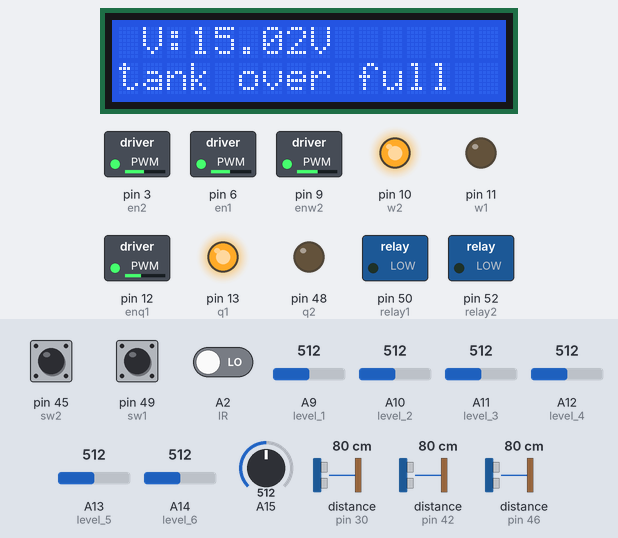
Bench run of a sketch on a simulated Arduino Mega 2560, built with avr-gcc and run on an emulated ATmega2560. Shown: 16×2 character LCD, switched loads named in the sketch (green lamp = pin HIGH), output pins drawn as LEDs (lit = HIGH). Wiring (inferred from the names in the program): 3 × ultrasonic range finder: trigger pin 28, echo pin 30 / trigger pin 40, echo pin 42 / trigger pin 44, echo pin 46. Inputs (shaded band) come from the test bench; at power-on: A14 (level_6) = 512, A9 (level_1) = 512, A15 = 512, pin 45 (sw2) LOW, pin 49 (sw1) LOW, A2 (IR) LOW, A10 (level_2) = 512, A11 (level_3) = 512, A12 (level_4) = 512, A13 (level_5) = 512, distance to the obstacle (sensors on pin 30, pin 42, pin 46) 80 cm. The echo pulse lasts 58.3 µs per cm; pins used as bus, display or sensor lines are not drawn; what the sketch prints to the serial monitor is not drawn.

Above: at 1.2 s.
1.3 s: A14 (level_6) set to 30
At 3.3 s:
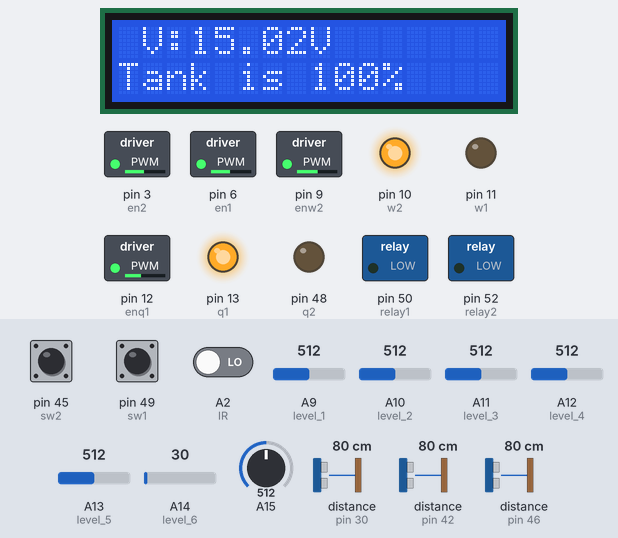
4.3 s: A9 (level_1) set to 109
5.8 s: A9 (level_1) set to 90
At 7.0 s:
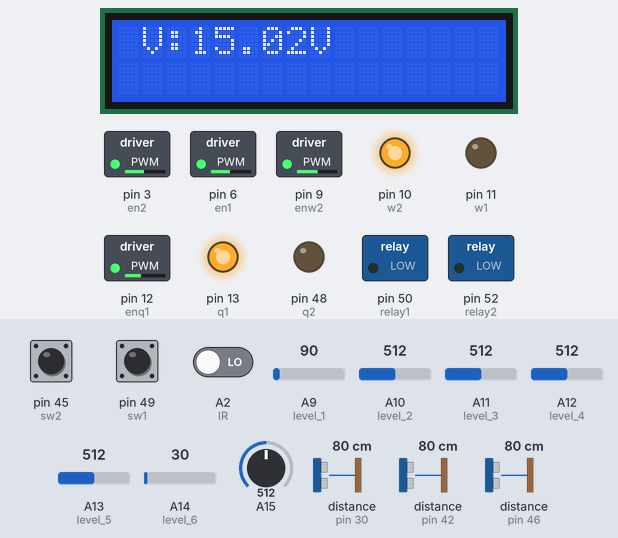
8.8 s: A15 set to 30
At 9.9 s:
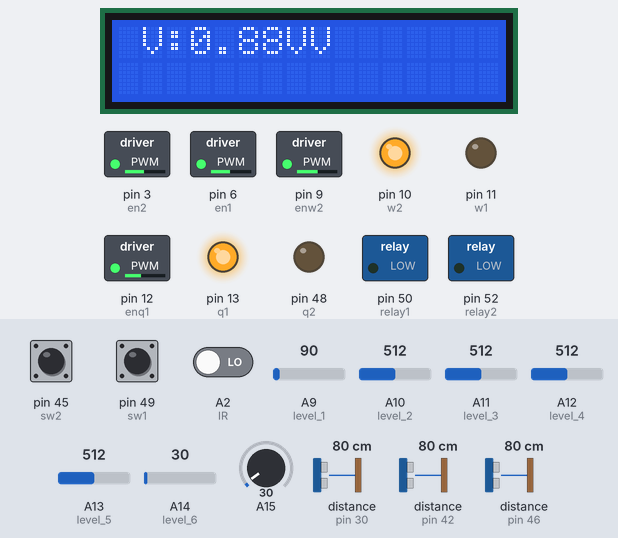
11.8 s: pin 45 (sw2) pulled HIGH for 1 s
At 13.7 s:
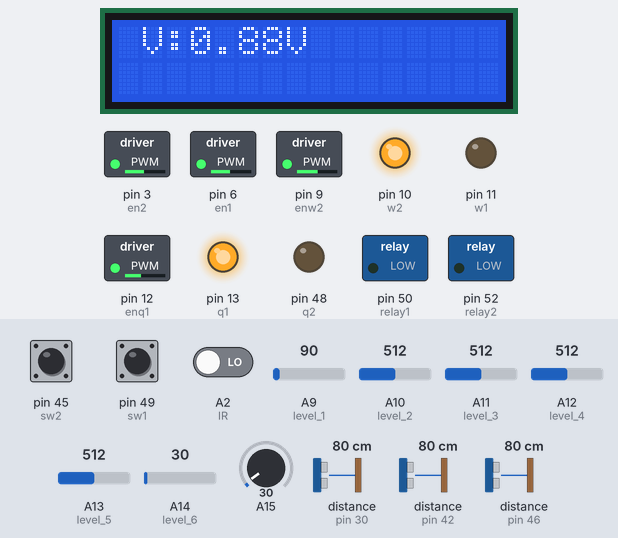
14.3 s: pin 49 (sw1) pulled HIGH for 0.15 s
At 14.49 s:
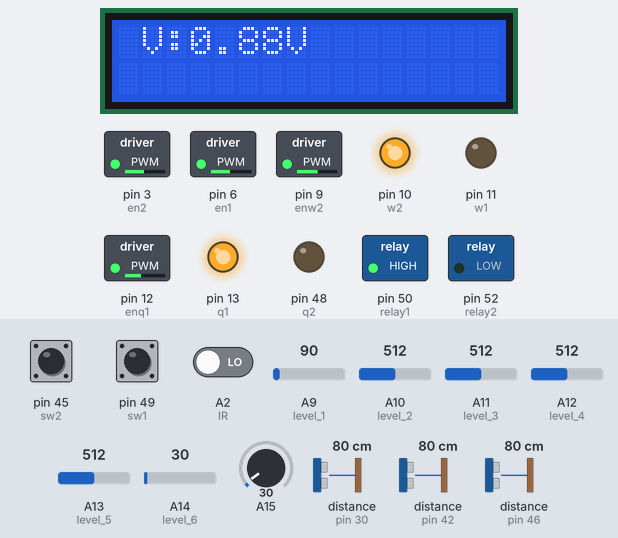
Timing chart, 0 to 17.0 s (numbered marks = the images above; inputs shaded):
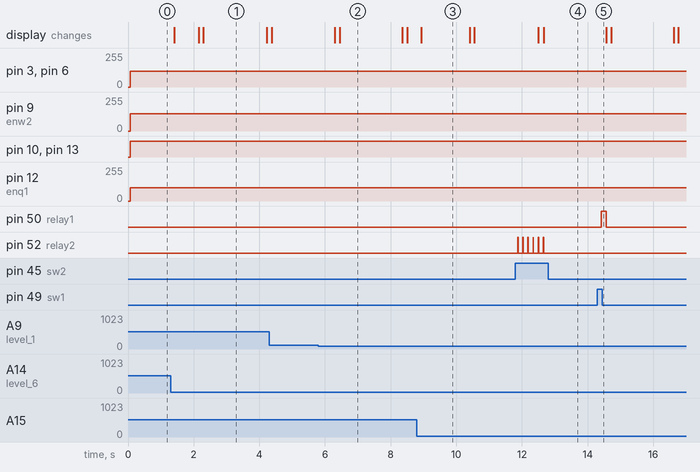

The sketch:

code_1.ino
```cpp
//LCD
#include <LiquidCrystal.h>
LiquidCrystal lcd(23, 25, 27, 29, 31, 33, 35, 37, 39, 41);

// VOLT
float Amp, Pw, Voltres, Voltin;

//WATER
int level_1   = A9;
int level_2   = A10;
int level_3   = A11;
int level_4   = A12;
int level_5   = A13;
int level_6   = A14;
int a;
int b;
int c;
int d;
int e;
int s;
int z = 100;

// RELAY 1 & 2
int relay1 = 50;
int sw1    = 49;
int relay2 = 52;
int sw2    = 45;

int Y1 ;
int Y2 ;
int A = 0;
int Y;

// MOTOR
int r1 = 7;
int r2 = 8;
int R1 = 5;
int R2 = 4;
int en1 = 6;
int en2 = 3;

// MOTOR 2
int q1 = 13;
int q2 = 48;
int w1 = 11;
int w2 = 10;
int enq1 = 12;
int enw2 = 9;

//IR
int IR = A2 ;
int reading;

// ULTRASONIC
int trig1  = 44;
int echo1  = 46;
float duration1;
int distance1;
float ultrasonic1()
{
  digitalWrite(trig1, LOW);
  digitalWrite(trig1, HIGH);
  digitalWrite(trig1, LOW);
  duration1 = pulseIn(echo1, HIGH);
  distance1 = 0.034 * duration1 / 2;
}
int trig2  = 40;
int echo2  = 42;
float duration2;
int distance2;
float ultrasonic2()
{
  digitalWrite(trig2, LOW);
  digitalWrite(trig2, HIGH);
  digitalWrite(trig2, LOW);
  duration2 = pulseIn(echo2, HIGH);
  distance2 = 0.034 * duration2 / 2;
}

int trig3  = 28; //اليمين
int echo3  = 30;
float duration3;
int distance3;
float ultrasonic3()
{
  digitalWrite(trig3, LOW);
  digitalWrite(trig3, HIGH);
  digitalWrite(trig3, LOW);
  duration3 = pulseIn(echo3, HIGH);
  distance3 = 0.034 * duration3 / 2;
}

// Motion
void straight()
{
  digitalWrite(r1, 0);
  digitalWrite(r2, en1);
  digitalWrite(R1, 0);
  digitalWrite(R2, en2);
}
void right()
{
  digitalWrite(r1, 0);
  digitalWrite(r2, 0);
  digitalWrite(R1, 0);
  digitalWrite(R2, en2 );
}
void left()
{
  digitalWrite(r1, 0);
  digitalWrite(r2, en1);
  digitalWrite(R1, 0);
  digitalWrite(R2, 0 );
}
void Back()
{
  digitalWrite(r1, en1);
  digitalWrite(r2, 0);
  digitalWrite(R1, en2);
  digitalWrite(R2, 0);
}

// delay
unsigned long perviosTime = 0  ;
unsigned long gerviosTime = 2000  ;

void setup() {

  pinMode(echo1, INPUT);
  pinMode(trig1, OUTPUT);
  pinMode(echo2, INPUT);
  pinMode(trig2, OUTPUT);
  pinMode(echo3, INPUT);
  pinMode(trig3, OUTPUT);

  pinMode(r1,   OUTPUT);
  pinMode(r2,   OUTPUT);
  pinMode(R1,   OUTPUT);
  pinMode(R2,   OUTPUT);
  pinMode(en1, OUTPUT);
  pinMode(en2, OUTPUT);

  pinMode(q1,   OUTPUT);
  pinMode(q2,   OUTPUT);
  pinMode(w1,   OUTPUT);
  pinMode(w2,   OUTPUT);
  pinMode(enq1, OUTPUT);
  pinMode(enw2, OUTPUT);

  pinMode(level_1, INPUT);
  pinMode(level_2, INPUT);
  pinMode(level_3, INPUT);
  pinMode(level_4, INPUT);
  pinMode(level_5, INPUT);
  pinMode(level_6, INPUT);

  lcd.begin(16, 2);
  Serial.begin (9600);

  pinMode(relay1, OUTPUT);
  pinMode(sw1,    INPUT);
  pinMode(relay2, OUTPUT);
  pinMode(sw2,    INPUT);

}

void loop() {

  a = analogRead(level_1);
  b = analogRead(level_2);
  c = analogRead(level_3);
  d = analogRead(level_4);
  e = analogRead(level_5);
  s = analogRead(level_6);
  if ( s > z && e > z && d > z && c > z && b > z && a > z )
  {
    lcd.setCursor(0, 1);
    lcd.print("tank over full");
  }
  if (s < z && e > z && d > z && c > z && b > z && a > z )
  {
    lcd.setCursor(0, 1);
    lcd.print("Tank is 100% ");
  }
  else if ( s < z &&  e < z && d > z && c > z && b > z && a > z )
  {
    lcd.setCursor(0, 1);
    lcd.print("Tank is 80% ");
  }
  else if ( s < z && e < z && d < z && c > z && b > z && a > z )
  {
    lcd.setCursor(0, 1);
    lcd.print("Tank is 60% ");
  }
  else if (s < z && e < z && d < z && c < z && b > z && a > z )
  {
    lcd.setCursor(0, 1);
    lcd.print("Tank is 40%    ");
  }
  else if (s < z && e < z && d < z && c < z && b < z && a > z )
  {
    lcd.setCursor(0, 1);
    lcd.print("Tank is 20% ");
  }

  else if (s < z && e < z && d < z && c < z && b < z && a < z )
  {
    lcd.setCursor(0, 1);
    lcd.print("Tank is EMPTY   ");
  }


  int ADC1 = analogRead(A15);
  //**************حساب التوتر *****************//
  Voltin   = ADC1 * 4.88 * 0.00601;
  Pw       = Voltin * Amp * 0.001 ;
  lcd.setCursor(1, 0);
  lcd.print("V:");
  lcd.print(Voltin);
  lcd.print("V");
  unsigned long currentTime ;
  currentTime = millis ();
  if ((currentTime - perviosTime  ) >= gerviosTime)
  {
    lcd.clear();
    perviosTime = currentTime;
  }


  Y1 = digitalRead (sw1);
  if (Y1 == HIGH) {
    digitalWrite(relay1 , HIGH );
  }
  else  digitalWrite(relay1 , LOW );


  Y2 = digitalRead (sw2);
  if (Y2 == HIGH) {
    digitalWrite(relay2 , HIGH );
    delay(10);
    digitalWrite(relay2 , LOW );


  }


  analogWrite(en1 , 120);
  analogWrite(en2 , 120);

  analogWrite(enq1 , 100);
  analogWrite(enw2 , 130);

  digitalWrite(q1, en1);
  digitalWrite(q2, 0);
  digitalWrite(w1, 0);
  digitalWrite(w2, en2);


  ultrasonic1();
  ultrasonic2();
  ultrasonic3();

  Serial.print ("distance1 =");
  Serial.println(distance1);
  Serial.print ("distance2 =");
  Serial.println(distance2);
  Serial.print ("distance3 =");
  Serial.println(distance3);
  delay(100);


  reading = digitalRead(IR);
  if ( reading == 1)
  {
    Back();
    delay(1000);
    right ();
    delay(2700);
  }


  if (distance1 < 30)
  {
    A++;
  }
  if ( A == 0  || A == 2 )
  {
    straight();
    if (distance2 < 14)
      right();
    delay(14);
    if (distance3 < 14)
      left();
    delay(14);
  }
  if (A == 1)
  {
    left ();
    if (distance2 < 14)
      right();
    delay(14);
    if (distance3 < 14)
      left();
    delay(14);
    delay(3500);//////////////////
    A = 2;
  }
  if (A == 3)
  {
    right ();
    if (distance2 < 14)
      right();
    delay(14);
    if (distance3 < 14)
      left();
    delay(14);
    delay(3200);/////////////////
    A = 4;
  }

  if (A == 4)
  {
    A = 0 ;
  }


}
```

Measured:
- the behaviour switches between 101 and 100 on A9 (level_1) (found by bisection; images 1 and 2)
- after the input at 1.3 s, the display: first changes after 0.10 s (image 1 shows a later state)
- after the input at 5.8 s, the display: first differs from a run without the input after 0.65 s (image 2)
- after the input at 8.8 s, the display: changes after 0.14 s (image 3)
- after the input at 11.8 s, pin 52 (relay2): alternates HIGH for 0.01 s and LOW for 0.15 s, 12 changes in all, then stays LOW, starting after 0.07 s
- after the input at 14.3 s, pin 50 (relay1): LOW → HIGH after 0.12 s, → LOW 0.15 s later
- what the display in image 1 shows lasts 1.9 s, from 2.3 s to 4.2 s
